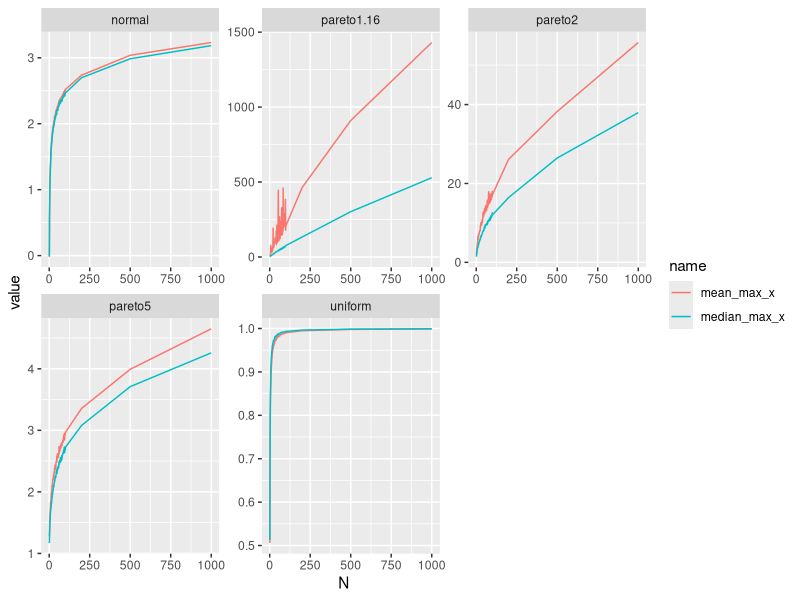

Reproduce this figure in R.
#!/usr/bin/env Rscript

library(tidyverse)

rpareto <- function(n, shape, scale = 1) {
  scale / (runif(n) ** (1 / shape))
}

sampling_functions <- tribble(
  ~distribution, ~sample_fun,
  "uniform", runif,
  "normal", rnorm,
  "pareto1.16", function(n) rpareto(n, 1.16),
  "pareto2", function(n) rpareto(n, 2),
  "pareto5", function(n) rpareto(n, 5)
)

results <- crossing(
  N = c(1:100, 200, 500, 1000),
  distribution = sampling_functions$distribution,
  iter = 1:1e3
) %>%
  left_join(sampling_functions, by = "distribution") %>%
  mutate(max_x = map2_dbl(sample_fun, N, ~ max(do.call(.x, list(.y)))))

summary <- results %>%
  group_by(N, distribution) %>%
  summarize(
    mean_max_x = mean(max_x),
    median_max_x = median(max_x),
    .groups = "drop"
  ) %>%
  pivot_longer(ends_with("max_x"))

max_reward <- function(f, x0) {
  obj <- function(x) f(x) - f(x0) / x0 * x
  optimize(obj, c(0, x0), maximum = TRUE)$maximum
}

curves <- summary %>%
  nest(data = c(N, value)) %>%
  mutate(fun = map(data, ~ approxfun(.$N, .$value))) %>%
  crossing(x0 = c(10, 100, 1000)) %>%
  mutate(
    fit = map2_dbl(fun, x0, max_reward)
  )

curves %>%
  select(distribution, name, x0, fit) %>%
  pivot_wider(names_from = x0, values_from = fit) %>%
  arrange(name) %>%
  print(n = Inf)

summary %>%
  ggplot(aes(N, value, color = name)) +
  facet_wrap(vars(distribution), scales = "free") +
  geom_line()
